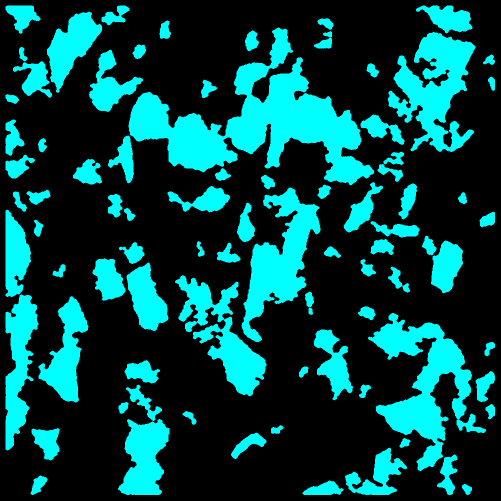
#> input picture data/yashi_qscan/color/lb_color.png, 1001 x 1001 px, found by its file name (shown at 1/2 size)
$ python canny_Edge_Detection.py
#> lines starting #> are read from the running program, lines starting #| are printed output that depends on the picture; after the words box and inside, x2 and y2 are one past the last pixel; in counts of white or black regions, pixels touching at a corner belong together
# -*- coding: utf-8 -*-
# @Time : 2020/3/5 上午11:18
# @Author : LuoLu
# @FileName: canny_Edge_Detection.py
# @Software: PyCharm
# @Github ：https://github.com/luolugithub
# @E-mail ：argluolu@gmail.com


import numpy as np
import cv2 as cv
from PIL import Image
from matplotlib import pyplot as plt


img = cv.imread('/home/luolu/PycharmProjects/ParticleDetection/data/yashi_qscan/color/lb_color.png', 0)
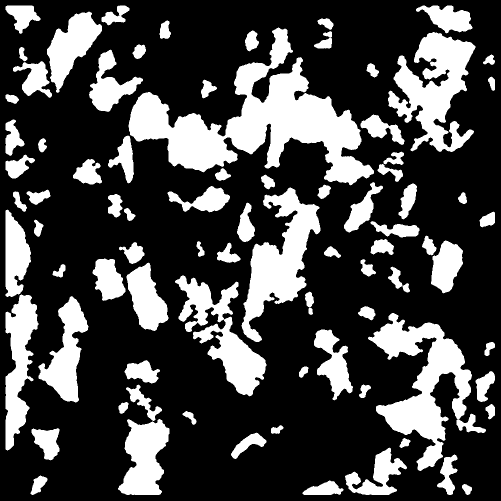
#> img: shape (1001, 1001) (shown at 1/2 size); values 0 (black) and 178 (white), 27.6% white; 82 white regions, largest, box (x1, y1, x2, y2) and area: (257, 55, 748, 371) 53453, (736, 626, 972, 942) 25870, (776, 64, 951, 304) 20920
edges = cv.Canny(img, 1001, 1001, edges=200, apertureSize=7)
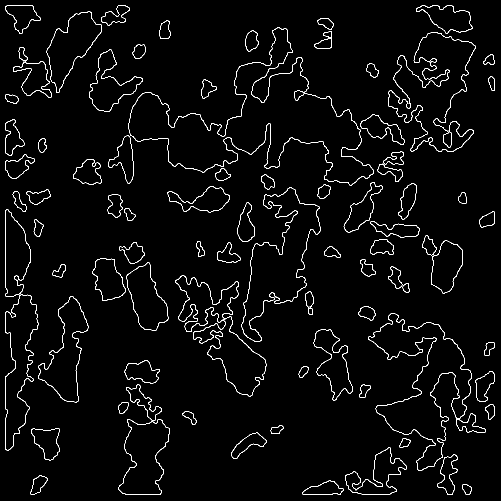
#> edges: shape (1001, 1001) (shown at 1/2 size); 2.7% white in thin lines or dots
edges = Image.fromarray(edges)
edges = edges.convert('RGBA')
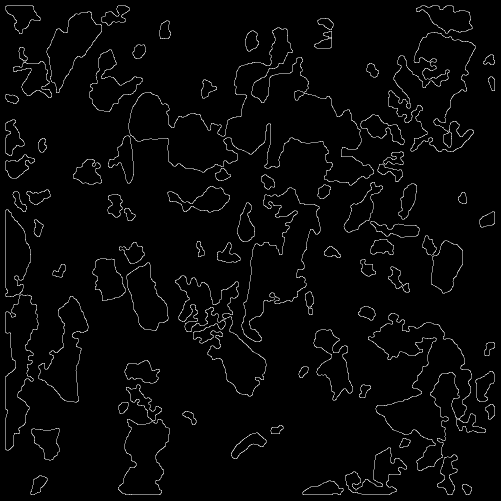
#> edges: PIL image 1001x1001 RGBA (shown at 1/2 size); mean R, G, B, A 7, 7, 7, 255
data = np.array(edges)   # "data" is a height x width x 4 numpy array
red, green, blue, alpha = data.T # Temporarily unpack the bands for readability
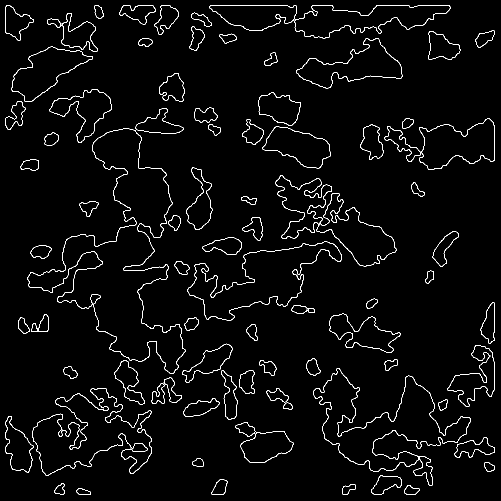
#> red: shape (1001, 1001) (shown at 1/2 size); 2.7% white in thin lines or dots
#> alpha: shape (1001, 1001); every value is 255

# Replace white with red... (leaves alpha values alone...)
# white_areas = (red == 255) & (blue == 255) & (green == 255)
# data[..., :-1][white_areas.T] = (0, 136, 126)     # Transpose back needed

im2 = Image.fromarray(data)
im2.save("/home/luolu/PycharmProjects/ParticleDetection/data/yashi_qscan/edge/edge_lb.png")
im2.show()

$ run again, with data/yashi_qscan/color/3color.png copied over data/yashi_qscan/color/lb_color.png
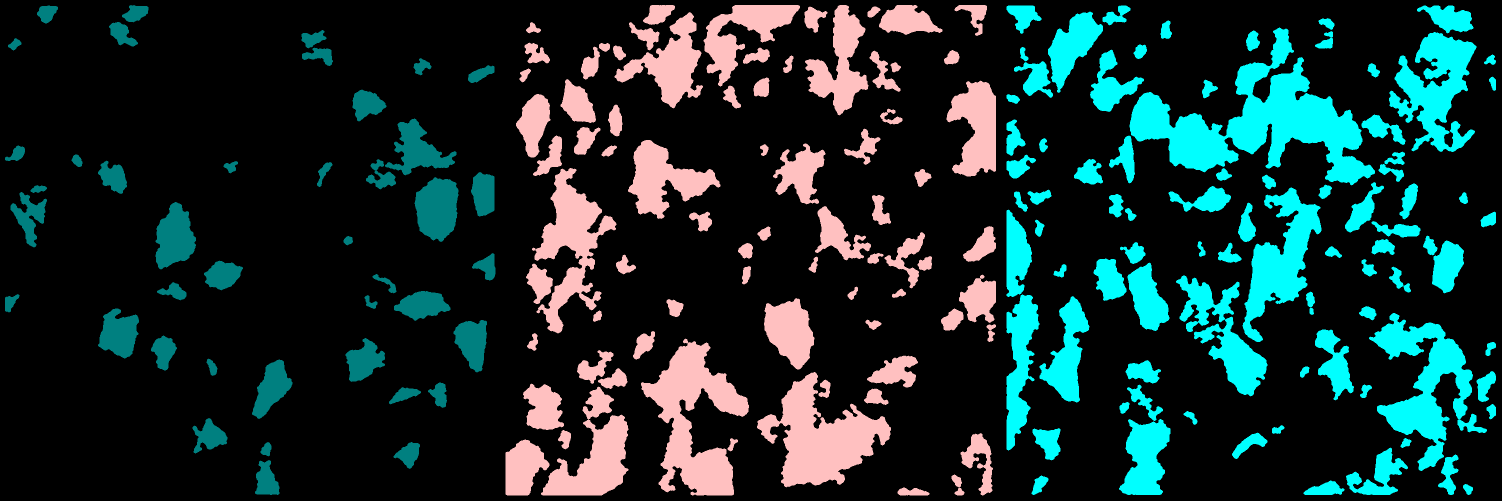
#> input picture data/yashi_qscan/color/3color.png, 3003 x 1001 px, found by its file name (shown at 1/2 size)
#> `edges = cv.Canny(img, 1001, 1001, edges=200, apertureSize=7)`:
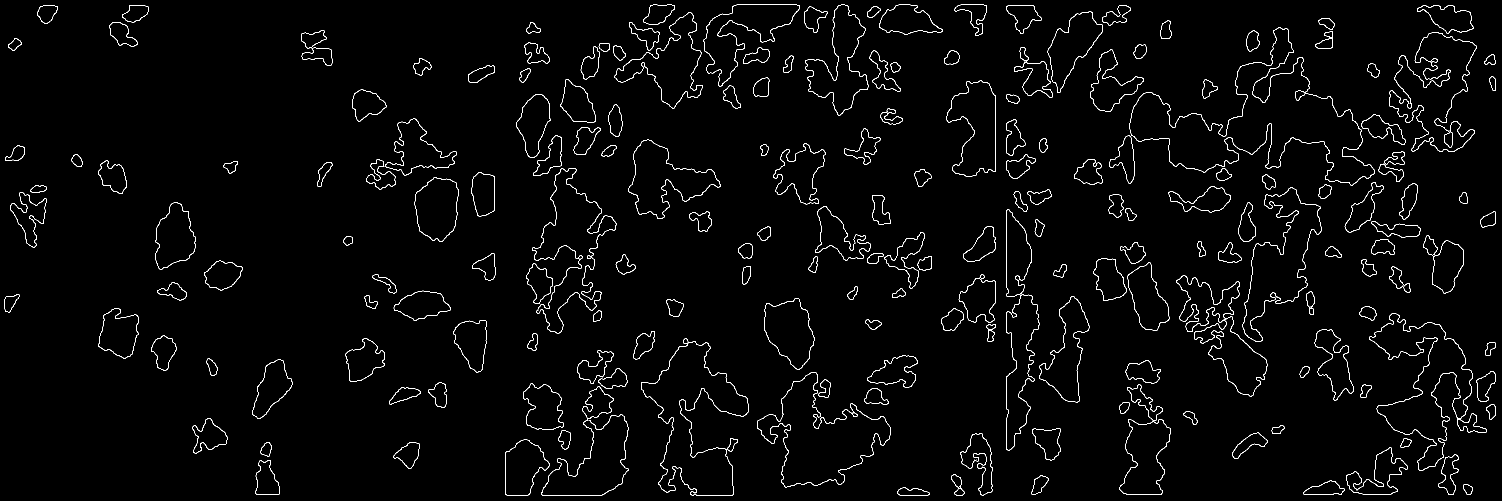
#> edges: shape (1001, 3003) (shown at 1/2 size); 2% white in thin lines or dots
#> `red, green, blue, alpha = data.T`:
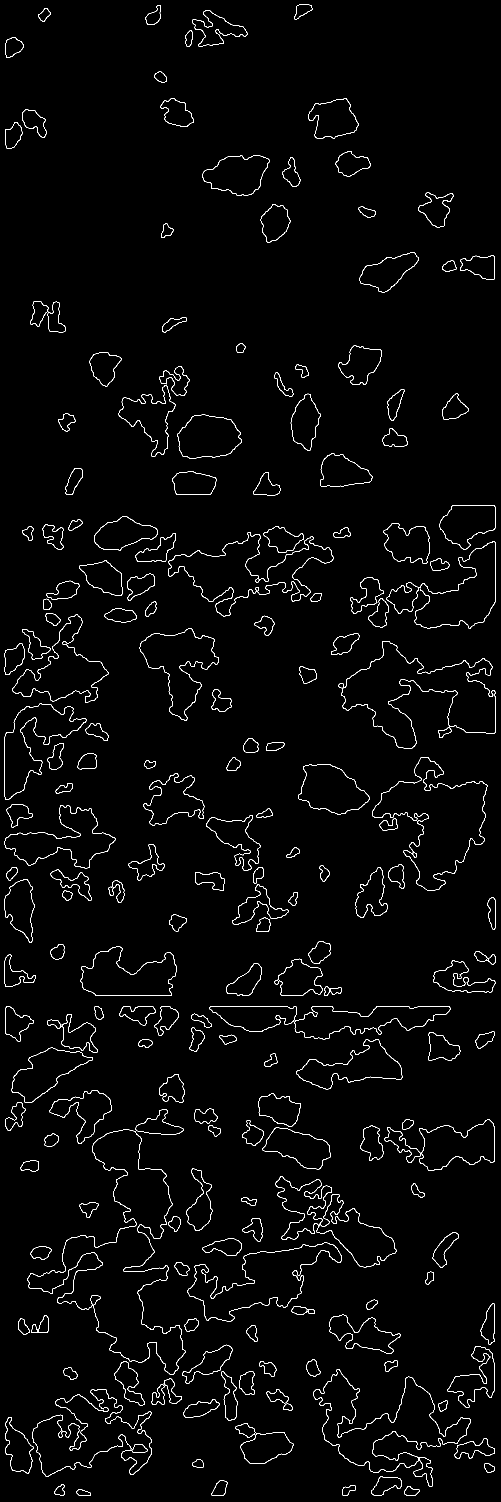
#> red: shape (3003, 1001) (shown at 1/2 size); 2% white in thin lines or dots
#> alpha: shape (3003, 1001); every value is 255

$ run again, with data/yashi_qscan/color/cl_color.png copied over data/yashi_qscan/color/lb_color.png
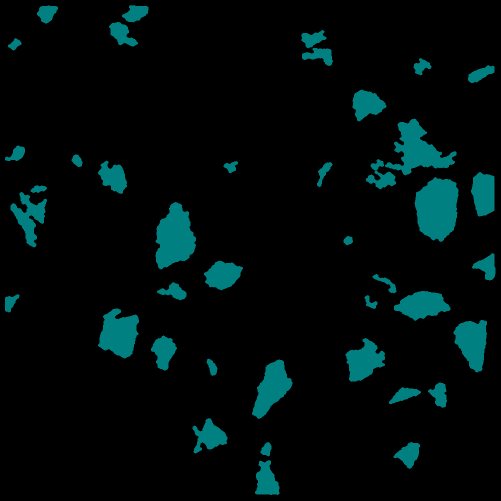
#> input picture data/yashi_qscan/color/cl_color.png, 1001 x 1001 px, found by its file name (shown at 1/2 size)
#> `img = cv.imread('/home/luolu/PycharmProjects/ParticleDetection/data/ya..`:
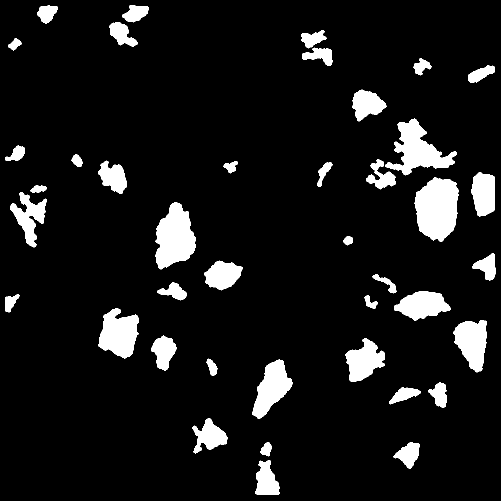
#> img: shape (1001, 1001) (shown at 1/2 size); values 0 (black) and 89 (white), 8.9% white; 41 white regions, largest, box (x1, y1, x2, y2) and area: (829, 354, 917, 484) 8571, (311, 404, 392, 539) 7334, (770, 237, 913, 351) 6863
#> `red, green, blue, alpha = data.T`:
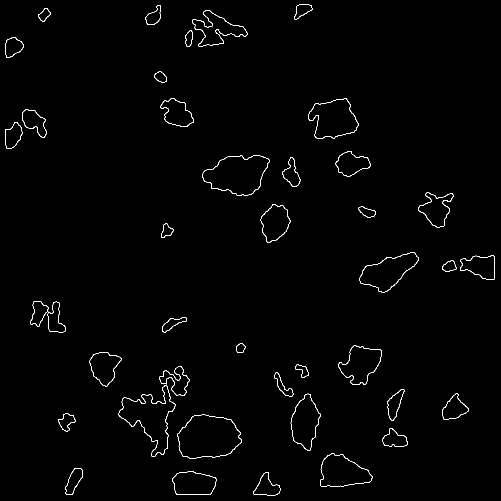
#> red: shape (1001, 1001) (shown at 1/2 size); 0.94% white in thin lines or dots
#> alpha: shape (1001, 1001); every value is 255
